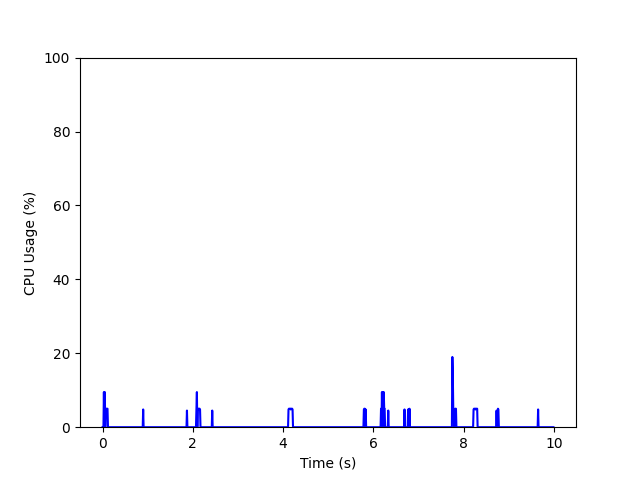

Recreate this plot in Python.
import psutil
import matplotlib.pyplot as plt

# set up the data
xdata, ydata = [], []

# record CPU usage for 10 seconds
for i in range(1000):
    # get the CPU usage
    cpu_percent = psutil.cpu_percent(interval=0.01)

    # append data
    xdata.append(i*0.01)
    ydata.append(cpu_percent)

# create the plot
fig, ax = plt.subplots()
ax.set_xlabel('Time (s)')
ax.set_ylabel('CPU Usage (%)')
ax.set_ylim(0, 100)
ax.plot(xdata, ydata, color='b')

# show the plot
plt.savefig("cpu.png")
